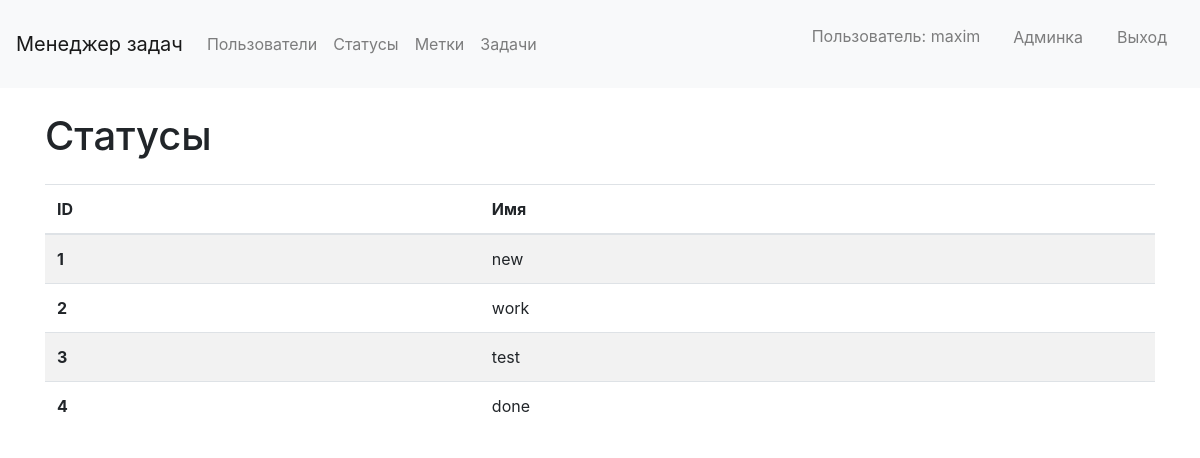
Screenshot of /task-manager/statuses/ (signed in) with the database file from the repository.
### tasks/models.py (models this page shows, shortened)
class TaskStatus(models.Model):
    NEW = "new"
    WORK = "work"
    TEST = "test"
    DONE = "done"
    STATUS_OPTIONS = [
        (NEW, "New"),
        (WORK, "In work"),
        (TEST, "Testing"),
        (DONE, "Done"),
    ]
    name = models.CharField(
        max_length=4,
        choices=STATUS_OPTIONS,
        unique=True,
        default=NEW,
    )

### tasks/views.py (the view)
# urls.py: path("statuses/", views.StatusList.as_view(), name="status_list_url"),
class StatusList(LoginRequiredMixin, generic.ListView):
    template_name = "tasks/status_list.html"
    context_object_name = "status_all"
    def get_queryset(self):
        return TaskStatus.objects.all()

### tasks/templates/tasks/status_list.html (shortened to what this page needs)
{% extends 'tasks/base_tasks.html' %}
{% load i18n %}
{% block content %}
<div class="container wrapper flex-grow-1">
    <h1 class="my-4">{% trans 'Status' %}</h1>
    <table class="table table-striped">
        <thead>
            <tr>
                <th scope="col">ID</th>
                <th scope="col">{% trans 'Name' %}</th>
            </tr>
        </thead>
        <tbody>
            {% for status in status_all %}
            <tr>
                <th scope="row">{{ status.id }}</th>
                <td>{{ status.name }}</td>
            </tr>
            {% endfor %}
        </tbody>
    </table>
</div>
{% endblock %}

### templates/base.html (shortened to what this page needs)
<!DOCTYPE html>
{% load i18n %}
<html lang="en">
<head>
    <link rel="stylesheet" href="https://maxcdn.bootstrapcdn.com/bootstrap/4.5.2/css/bootstrap.min.css">
</head>
<body>
    <nav class="navbar navbar-expand-lg navbar-light bg-light mb-3">
        <a class="navbar-brand" href="/">{% trans 'Task manager' %}</a>
        <div class="collapse navbar-collapse">
            <ul class="navbar-nav mr-auto">
                <li class="nav-item">
                    <a class="nav-link" href="{% url 'tasks:users_list_url' %}">{% trans 'Users' %}</a>
                </li>
                {% if request.user.is_authenticated %}
                <li class="nav-item">
                    <a class="nav-link" href="{% url 'tasks:status_list_url' %}">{% trans 'Status' %}</a>
                </li>
                <li class="nav-item">
                    <a class="nav-link" href="{% url 'tasks:tags_list_url' %}">{% trans 'Tags' %}</a>
                </li>
                <li class="nav-item">
                    <a class="nav-link" href="{% url 'tasks:tasks_list_url' %}">{% trans 'Tasks' %}</a>
                </li>
                {% endif %}
            </ul>
            <ul class="navbar-nav">
                {% if request.user.is_authenticated %}
                <li class="nav-link">
                    <p class="nav-link">{% trans 'User' %}: {{ user.get_username }}</p>
                </li>
                {% if request.user.is_authenticated and request.user.is_staff %}
                <li class="nav-link">
                    <a class="btn nav-link" href="/admin">{% trans 'Admin panel' %}</a>
                </li>
                {% endif %}
                <li class="btn nav-link">
                    <a class="nav-link" href="{% url 'logout' %}">{% trans 'Log out' %}</a>
                </li>
                {% endif %}
            </ul>
        </div>
    </nav>
    <div>
        {% block content %}{% endblock %}
    </div>
</body>
</html>

### rows the page displays
TaskStatus: id "1", name "new"
TaskStatus: id "2", name "work"
TaskStatus: id "3", name "test"
TaskStatus: id "4", name "done"

### other values shown
{{ user.get_username }} "maxim"
